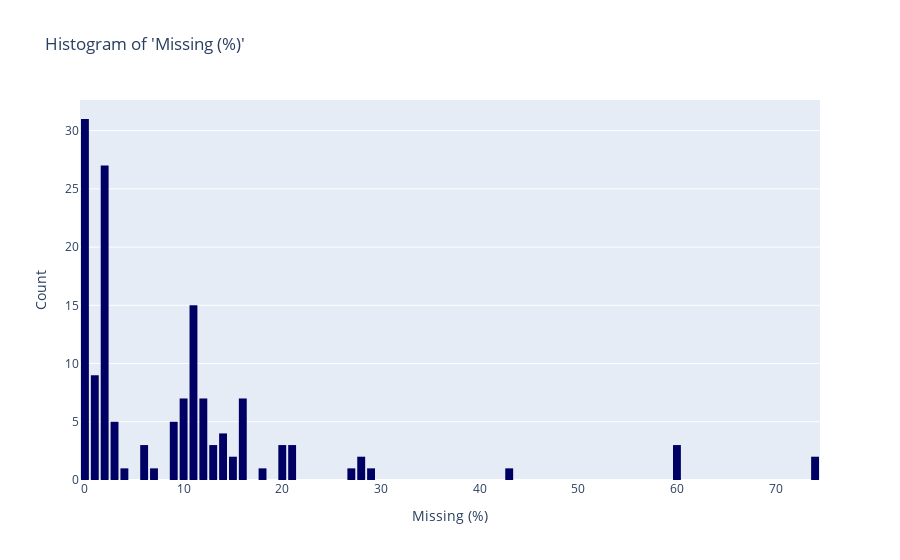

Notebook cell for this chart:
### Code cell
# Create a histogram for the 'Missing (%)' column
hist = go.Histogram(x=missing_percent_df['Missing (%)'], 
                    nbinsx=80, # Change this value to adjust the number of bins
                    marker=dict(color='rgb(0, 0, 100)'))

# Create a layout
layout = go.Layout(title="Histogram of 'Missing (%)'",
                   xaxis=dict(title='Missing (%)'),
                   yaxis=dict(title='Count'),
                   bargap=0.2)

# Create a Figure and add the histogram to it
fig = go.Figure(data=[hist], layout=layout)

# Show the Figure
fig.show()

### Figure 1 — Plotly figure (JSON) as saved in the notebook; plotly's stock layout.template omitted (floating-point values rounded to 4 significant figures; data arrays with more than 128 entries replaced by an {"elided": "..."} marker saying what was removed)
{"data": [{"marker": {"color": "rgb(0, 0, 100)"}, "nbinsx": 80, "type": "histogram", "x": {"elided": "144 float values"}}], "layout": {"bargap": 0.2, "title": {"text": "Histogram of 'Missing (%)'"}, "xaxis": {"title": {"text": "Missing (%)"}}, "yaxis": {"title": {"text": "Count"}}}}
